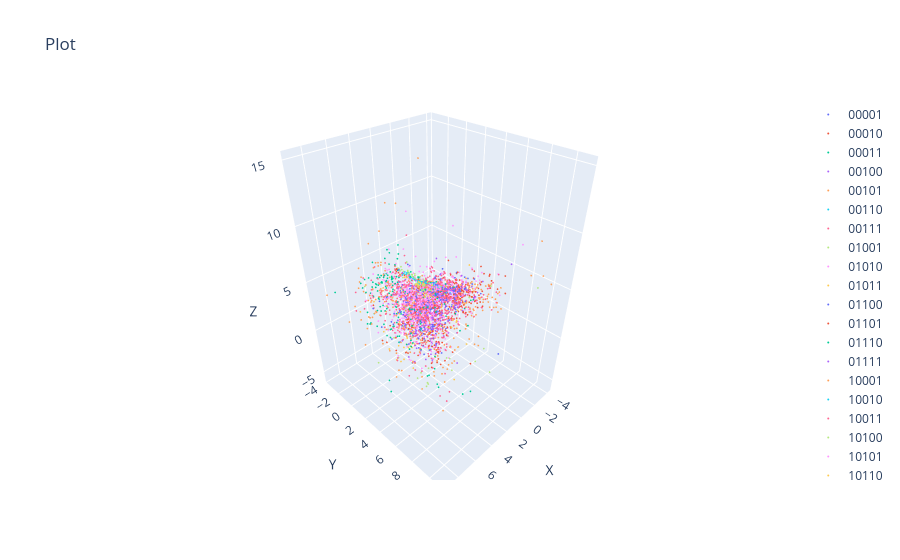

This figure's notebook cell:
### Code cell
scatter(principal_components, heclass)
